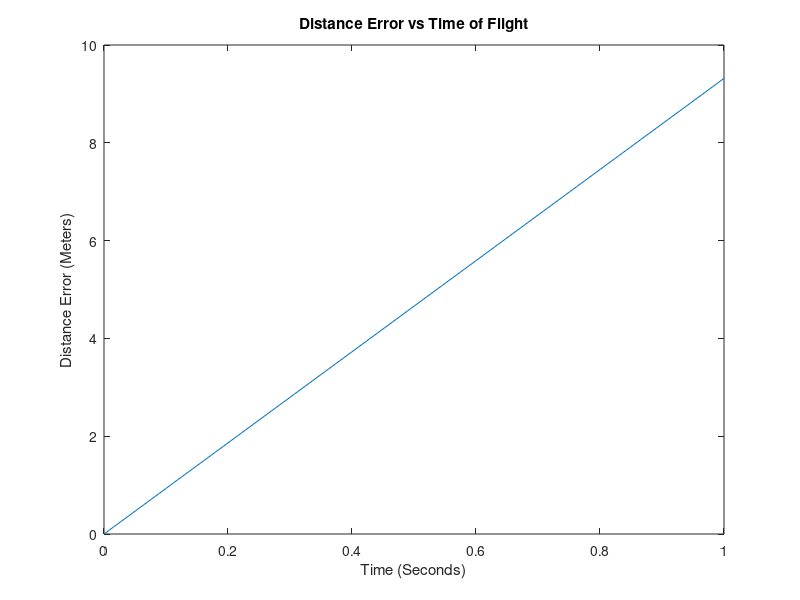
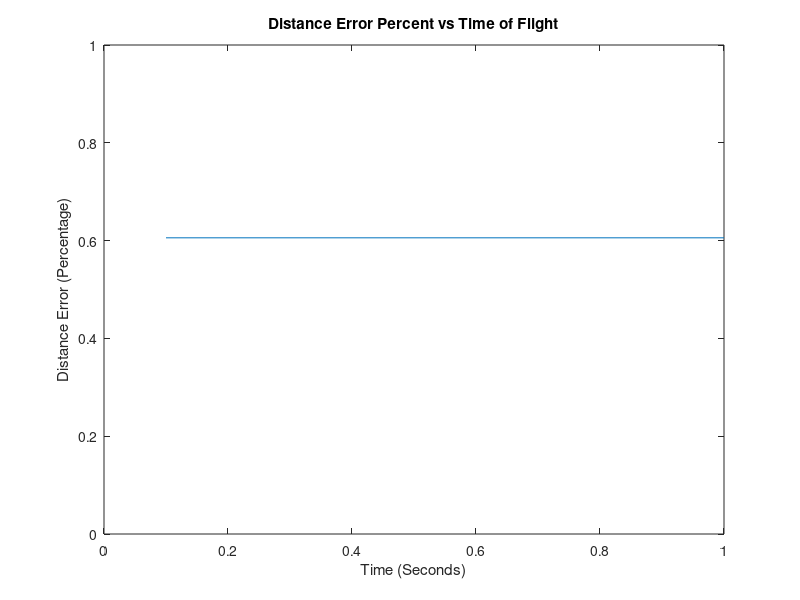
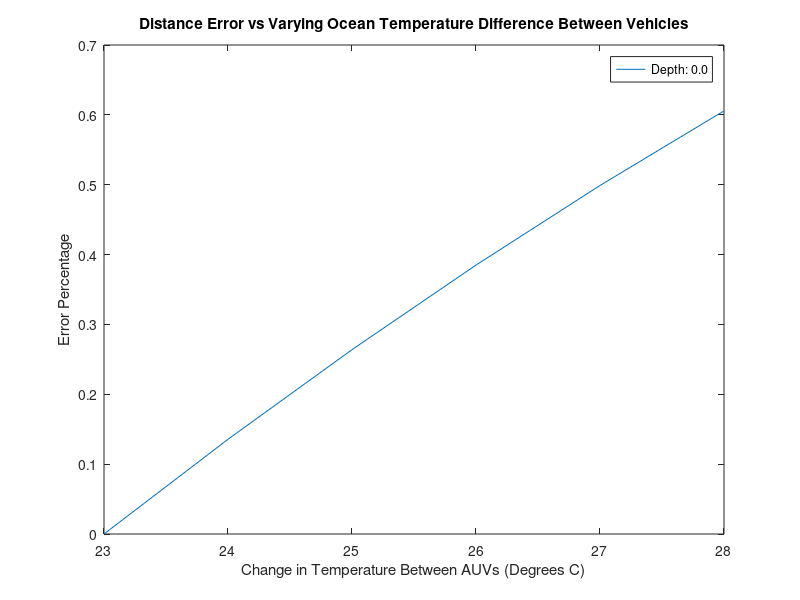

Write the MATLAB code that produced these figures, in order.
clear all

% Empiracal Speed of Sound Calculation
% Constants
a1 = 1448.96;
a2 = 4.591;
a3 = -5.304 * 10^-2;
a4 = 2.374*10^-4;
a5 = 1.34;
a6 = 1.630 * 10^-2;
a7 = 1.675 * 10^-7;
a8 = -1.025 * 10^-2;
a9 = -7.139 * 10^-13;

%%

T1 = 23; % Water Temperature in degrees celcius
S1 = 37.2; % Parts per thousand
z1 = 0; % Depth in meters

c1 = a1 + a2*T1 + a3*T1^2 + a5*(S1-35) + a6*z1 + a7*z1^2 + a8*T1*(S1-35) + a9*T1*z1^3 % Speed of Sound Calculation

T2 = 28; % Water Temperature in degrees celcius
S2 = 37.2; % Parts per thousand
z2 = 0; % Depth in meters

c2 = a1 + a2*T2 + a3*T2^2 + a5*(S2-35) + a6*z2 + a7*z2^2 + a8*T2*(S2-35) + a9*T2*z2^3 % Speed of Sound Calculation

% distance = 10:1:1000
time = 0:0.1:1;

% for i = 1:numel(distance)

for i = 1:numel(time)

distance1(i) = c1*time(i);
distance2(i) = c2*time(i);
distance_error(i) = abs(distance2(i)-distance1(i));

error_percent(i) = (distance_error(i)/distance2(i))*100;

end

figure(1);
plot(time,distance_error)
title('Distance Error vs Time of Flight')
xlabel('Time (Seconds)')
ylabel('Distance Error (Meters)')

figure(2);
plot(time,error_percent)
ylim([0, 1])
title('Distance Error Percent vs Time of Flight')
xlabel('Time (Seconds)')
ylabel('Distance Error (Percentage)')

%%
error_percent = [];
distance = 1000

% depth = 0:100:distance;
depth = 0;
iter = 0;

for z = depth
T1 = 23; % Water Temperature in degrees celcius
S1 = 37.2; % Parts per thousand
z1 = z; % Depth in meters

c1 = a1 + a2*T1 + a3*T1^2 + a5*(S1-35) + a6*z1 + a7*z1^2 + a8*T1*(S1-35) + a9*T1*z1^3 % Speed of Sound Calculation

T2 = 23:1:28; % Water Temperature in degrees celcius
S2 = 37.2; % Parts per thousand
z2 = z; % Depth in meters

% distance = 100
% time1 = distance/c1;
% error1(:) = [];
%  error2(:) = [];

time = 1;

for i = 1:numel(T2)
c2 = a1 + a2*T2(i) + a3*T2(i)^2 + a5*(S2-35) + a6*z2 + a7*z2^2 + a8*T2(i)*(S2-35) + a9*T2(i)*z2^3 % Speed of Sound Calculation

distance1(i) = c1*time;
distance2(i) = c2*time;
distance_error(i) = abs(distance2(i)-distance1(i));
error_percent(i) = (distance_error(i)/distance2(i))*100;

end

hold on;
figure(3);
plot(T2,error_percent)
title('Distance Error vs Varying Ocean Temperature Difference Between Vehicles')
xlabel('Change in Temperature Between AUVs (Degrees C)')
ylabel('Error Percentage')
depth = z;
depth = sprintf('Depth: %.1f',depth);
legend(depth);
hold off;

end

